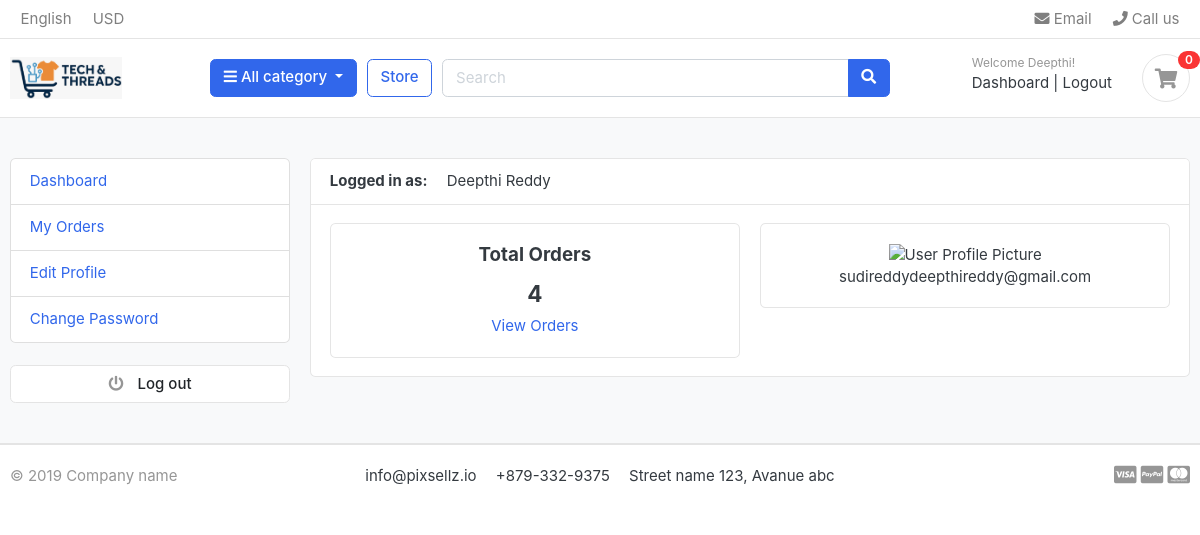
The app's page /accounts/dashboard/ (signed in), older data.
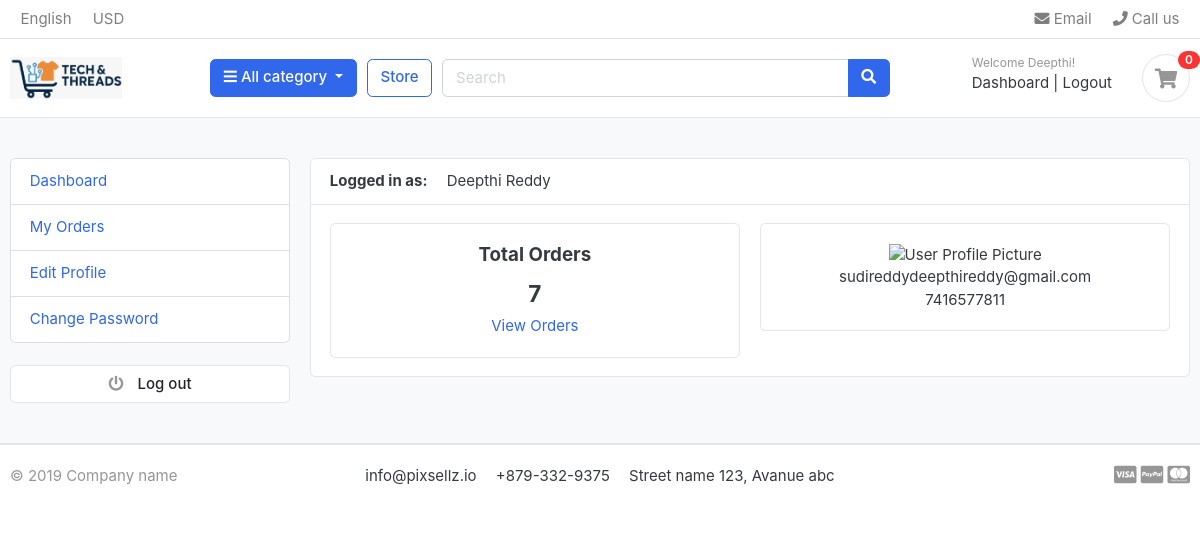
The same page, newer data.
### accounts/models.py (models this page shows, shortened)
class Account(AbstractBaseUser):
    first_name      = models.CharField(max_length=50)
    last_name       = models.CharField(max_length=50)
    username        = models.CharField(max_length=50, unique=True)
    email           = models.EmailField(max_length=100, unique=True)
    phone_number    = models.CharField(max_length=50)
    date_joined     = models.DateTimeField(auto_now_add=True)
    last_login      = models.DateTimeField(auto_now_add=True)
    is_admin        = models.BooleanField(default=False)
    is_staff        = models.BooleanField(default=False)
    is_active       = models.BooleanField(default=False)
    is_superadmin   = models.BooleanField(default=False)
    USERNAME_FIELD = 'email'
    REQUIRED_FIELDS = ['username', 'first_name', 'last_name']
    objects = MyAccountManager()
    def full_name(self):
        return f'{self.first_name} {self.last_name}'

### accounts/views.py (the view)
# urls.py: path('dashboard/', views.dashboard, name='dashboard'),
@login_required(login_url='login')
def dashboard(request):
    orders = Order.objects.order_by('-created_at').filter(user_id=request.user.id, is_ordered=True)
    orders_count = orders.count()
    context = {
        'orders_count': orders_count,
    }
    return render(request, 'accounts/dashboard.html', context)

### carts/context_processors.py (called while the page is built)
def counter(request):
    cart_count = 0
    if 'admin' in request.path:
        return{}
    else:
        try:
            cart = Cart.objects.filter(cart_id=_cart_id(request))
            if request.user.is_authenticated:
               cart_items = CartItem.objects.all().filter(user=request.user)
            else:
               cart_items = CartItem.objects.all().filter(cart=cart[:1])
            for cart_item in cart_items:
                cart_count += cart_item.quantity
        except Cart.DoesNotExist:
            cart_count = 0
    return dict(cart_count=cart_count)

### carts/views.py (called while the page is built)
def _cart_id(request):
    cart= request.session.session_key
    if not cart:
        cart= request.session.create()
    return cart

### category/context_processors.py (called while the page is built)
def menu_links(request):
    links= Category.objects.all()
    return dict(links=links)

### category/models.py (called while the page is built)
    def get_url(self):
            return reverse('products_by_category', args=[self.slug])

### templates/accounts/dashboard.html (shortened to what this page needs)
{% extends 'base.html' %}
{% block content %}
<section class="section-conten padding-y bg">
<div class="container">
	<div class="row">
	{% include 'includes/dashboard_sidebar.html' %}
	<main class="col-md-9">
		<article class="card">
		<header class="card-header">
			<strong class="d-inline-block mr-3">Logged in as:</strong>
			<span>{{ user.full_name}}</span>
		</header>
		<div class="card-body">
			<div class="row">
				<div class="col-md-6">
					<div class="card" style="text-align:center;">
						<div class="card-body">
							<h5 class="card-title">Total Orders</h5>
							<h4>{{orders_count}}</h4>
							<a href="">View Orders</a>
						</div>
					</div>
				</div>
				<div class="col-md-6">
					<div class="card" style="text-align:center;">
						<div class="card-body">
							<img src="https://www.w3schools.com/howto/img_avatar2.png" alt="User Profile Picture" width="50" height="50" style="border-radius:50;">
							<p class="mb-0">{{user.email}}</p>
							<p>{{user.phone_number}}</p>
						</div>
					</div>
				</div>
			</div>
		</div>
		</article>
	</main>
</div>
</div>
</section>
{% endblock %}

### templates/includes/navbar.html (shortened to what this page needs)
 {% load static  %}
 <header class="section-header">
<nav class="navbar p-md-0 navbar-expand-sm navbar-light border-bottom">
<div class="container">
  <div class="collapse navbar-collapse" id="navbarTop4">
    <ul class="navbar-nav mr-auto">
    	<li class="nav-item dropdown">
		 	<a href="#" class="nav-link">   English </a>
		</li>
		<li class="nav-item dropdown">
			<a href="#" class="nav-link"> USD </a>
		</li>
    </ul>
    <ul class="navbar-nav">
		<li><a href="#" class="nav-link"> <i class="fa fa-envelope"></i> Email </a></li>
		<li><a href="#" class="nav-link"> <i class="fa fa-phone"></i> Call us </a></li>
	</ul>
  </div>
</div>
</nav>
<section class="header-main border-bottom">
	<div class="container">
<div class="row align-items-center">
	<div class="col-lg-2 col-md-3 col-6">
		<a href="{% url 'home' %}" class="brand-wrap">
          <img class="logo" src="{% static 'images/logo1.jpeg' %}" alt="Logo" height="50">
        </a>
	</div>
	<div class="col-lg col-sm col-md col-6 flex-grow-0">
		<div class="category-wrap dropdown d-inline-block float-right">
			<button type="button" class="btn btn-primary dropdown-toggle" data-toggle="dropdown">
				<i class="fa fa-bars"></i> All category
			</button>
		</div>
	</div>
	<a href="{% url 'store' %}" class="btn btn-outline-primary">Store</a>
	<div class="col-lg  col-md-6 col-sm-12 col">
		<form action="{% url 'search' %}" class="search" method='GET'>
			<div class="input-group w-100">
			    <input type="text" class="form-control" style="width:60%;" placeholder="Search" name="keyword">
			    <div class="input-group-append">
			      <button class="btn btn-primary" type="submit">
			        <i class="fa fa-search"></i>
			      </button>
			    </div>
		    </div>
		</form>
	</div>
	<div class="col-lg-3 col-sm-6 col-8 order-2 order-lg-3">
				<div class="d-flex justify-content-end mb-3 mb-lg-0">
					{% if user.id is  None %}
					<div class="widget-header">
						<small class="title text-muted">Welcome guest!</small>
						<div>
							<a href="{% url 'login' %}">Sign in</a> <span class="dark-transp"> | </span>
							<a href="{% url 'register' %}"> Register</a>
						</div>
					</div>
					{% else %}
					<div class="widget-header">
						<small class="title text-muted">Welcome {{user.first_name}}!</small>
						<div>
							<a href="{% url 'dashboard' %}">Dashboard</a> <span class="dark-transp"> | </span>
							<a href="{% url 'logout' %}"> Logout </a>
						</div>
					</div>
					{% endif %}
					<a href="{% url 'cart' %}" class="widget-header pl-3 ml-3">
						<div class="icon icon-sm rounded-circle border"><i class="fa fa-shopping-cart"></i></div>
						<span class="badge badge-pill badge-danger notify">{{ cart_count }}</span>
					</a>
				</div>
			</div>
</div>
	</div>
</section>
</header>

Row changes from the older to the newer data that the page shows:
changed Account "Deepthi Reddy": phone_number (not shown) → "7416577811"
Text that changed along with them:
{{ orders_count }}: "4" → "7"
